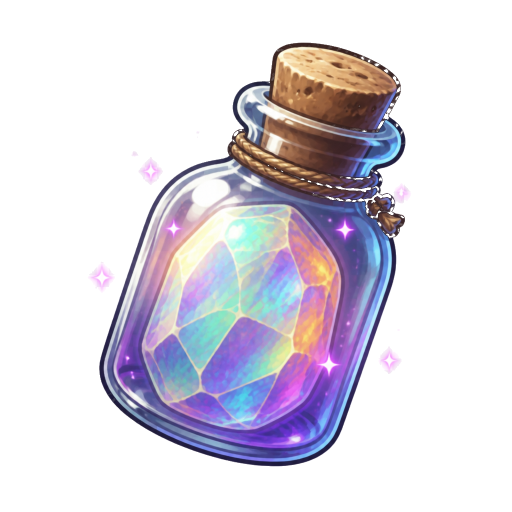
#> input picture art/relic/variations/refined_gem_v03_ruby_bottle.png, 1024 x 1024 px (shown at 1/2 size)
$ python finalize_relic_icon.py
#> lines starting #> are read from the running program, lines starting #| are printed output that depends on the picture; after the words box and inside, x2 and y2 are one past the last pixel; in counts of white or black regions, pixels touching at a corner belong together
"""Resize relic color icon to 200x200 and derive outline silhouette layer."""

from __future__ import annotations

import sys
from pathlib import Path

from PIL import Image, ImageFilter, ImageOps


def create_outline(color: Image.Image, outline_rgb: tuple[int, int, int] = (42, 26, 58)) -> Image.Image:
    """Derive a dark silhouette outline from the color icon alpha channel."""
    rgba = color.convert("RGBA")
    w, h = rgba.size
    alpha = rgba.split()[3]

    # Prefer transparency mask; fall back to luminance for opaque backgrounds
    if alpha.getextrema()[1] < 255:
        mask = alpha.point(lambda p: 255 if p > 48 else 0)
    else:
        gray = ImageOps.grayscale(rgba)
        mask = gray.point(lambda p: 255 if p > 28 else 0)

    mask = mask.filter(ImageFilter.MaxFilter(3))
    mask = mask.filter(ImageFilter.GaussianBlur(0.8))
    mask = mask.point(lambda p: 255 if p > 64 else 0)

    outline = Image.new("RGBA", (w, h), (0, 0, 0, 0))
    solid = Image.new("RGBA", (w, h), (*outline_rgb, 255))
    outline.paste(solid, mask=mask)
    return outline


def finalize(source: Path, color_out: Path, outline_out: Path, size: int = 200) -> None:
#> called with size = 200
    img = Image.open(source).convert("RGBA")
#> img is the input picture: PIL image 1024x1024 RGBA; mean R, G, B, A 52, 47.6, 58.1, 87.4
    color = img.resize((size, size), Image.Resampling.LANCZOS)
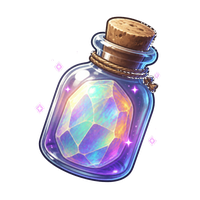
#> color: PIL image 200x200 RGBA; mean R, G, B, A 56, 51.3, 62.2, 87.3; transparent parts drawn white
    outline = create_outline(color)
#> in create_outline, `alpha = rgba.split()[3]`:
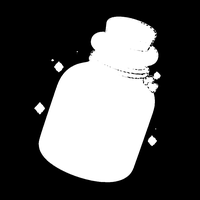
#> alpha: PIL image 200x200 L; min 0, max 255, mean 87.3
#> in create_outline, `gray = ImageOps.grayscale(rgba)`:
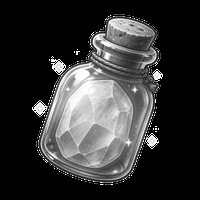
#> gray: PIL image 200x200 L; min 0, max 255, mean 54
#> in create_outline, `mask = gray.point(lambda p: 255 if p > 28 else 0)`:
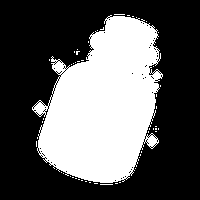
#> mask: PIL image 200x200 L; 36.6% white; 51 white regions (50 under 20 px), largest, box (x1, y1, x2, y2) and area: (32, 15, 163, 183) 14521
#> in create_outline, `mask = mask.filter(ImageFilter.MaxFilter(3))`: mask: PIL image 200x200 L; 40.3% white; 2 white regions, box (x1, y1, x2, y2) and area: (31, 13, 164, 186) 16086, (73, 48, 81, 56) 44
#> in create_outline, `mask = mask.point(lambda p: 255 if p > 64 else 0)`:
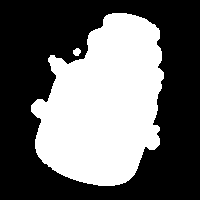
#> mask: PIL image 200x200 L; 40.9% white; 2 white regions, box (x1, y1, x2, y2) and area: (31, 13, 164, 186) 16309, (73, 48, 81, 56) 48
#> in create_outline, `outline = Image.new("RGBA", (w, h), (0, 0, 0, 0))`: outline: PIL image 200x200 RGBA; every value is 0
#> in create_outline, `solid = Image.new("RGBA", (w, h), (*outline_rgb, 255))`:
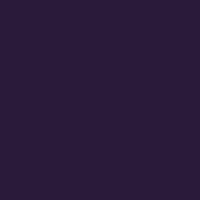
#> solid: PIL image 200x200 RGBA; mean R, G, B, A 42, 26, 58, 255
#> in create_outline, `outline.paste(solid, mask=mask)`:
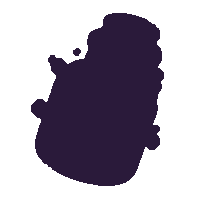
#> outline: PIL image 200x200 RGBA; mean R, G, B, A 17.2, 10.6, 23.7, 104.3; transparent parts drawn white

    color_out.parent.mkdir(parents=True, exist_ok=True)
    color.save(color_out, format="PNG", optimize=True)
    outline.save(outline_out, format="PNG", optimize=True)
    print(f"Wrote {color_out} ({color.size[0]}x{color.size[1]})")
#| Wrote assets/refined_gem_relic.png (200x200)
    print(f"Wrote {outline_out} ({outline.size[0]}x{outline.size[1]})")
#| Wrote assets/refined_gem_relic_outline.png (200x200)


if __name__ == "__main__":
    root = Path(__file__).resolve().parents[1]
    source = Path(sys.argv[1]) if len(sys.argv) > 1 else root / "art/relic/variations/refined_gem_v03_ruby_bottle.png"
    assets = root / "assets"
    finalize(source, assets / "refined_gem_relic.png", assets / "refined_gem_relic_outline.png")

$ run again, with art/relic/variations/refined_gem_v04_sapphire_pedestal.png copied over art/relic/variations/refined_gem_v03_ruby_bottle.png
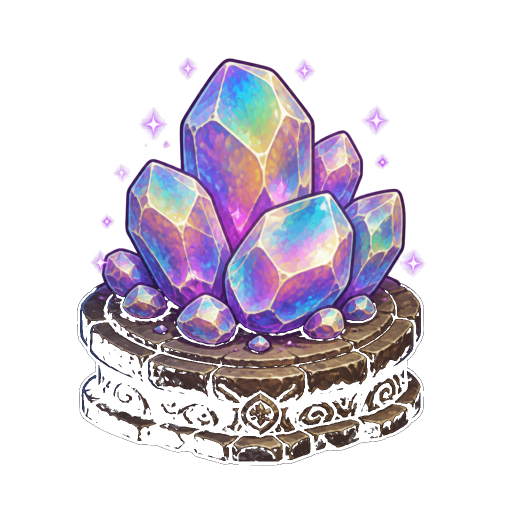
#> input picture art/relic/variations/refined_gem_v04_sapphire_pedestal.png, 1024 x 1024 px (shown at 1/2 size)
#> in finalize, img is the input picture: PIL image 1024x1024 RGBA; mean R, G, B, A 45.4, 38.8, 48.8, 82.5
#> in create_outline, `mask = gray.point(lambda p: 255 if p > 28 else 0)`:
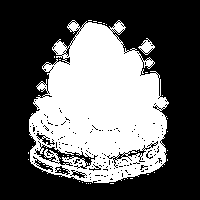
#> mask: PIL image 200x200 L; 39.1% white; 35 white regions (33 under 20 px), largest, box (x1, y1, x2, y2) and area: (29, 20, 169, 183) 15451, (138, 38, 155, 55) 133
#> in create_outline, `outline.paste(solid, mask=mask)`:
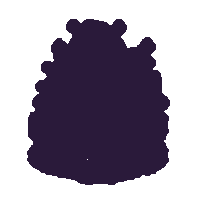
#> outline: PIL image 200x200 RGBA; mean R, G, B, A 19.6, 12.1, 27, 118.9; transparent parts drawn white
#| Wrote assets/refined_gem_relic.png (200x200)
#| Wrote assets/refined_gem_relic_outline.png (200x200)
